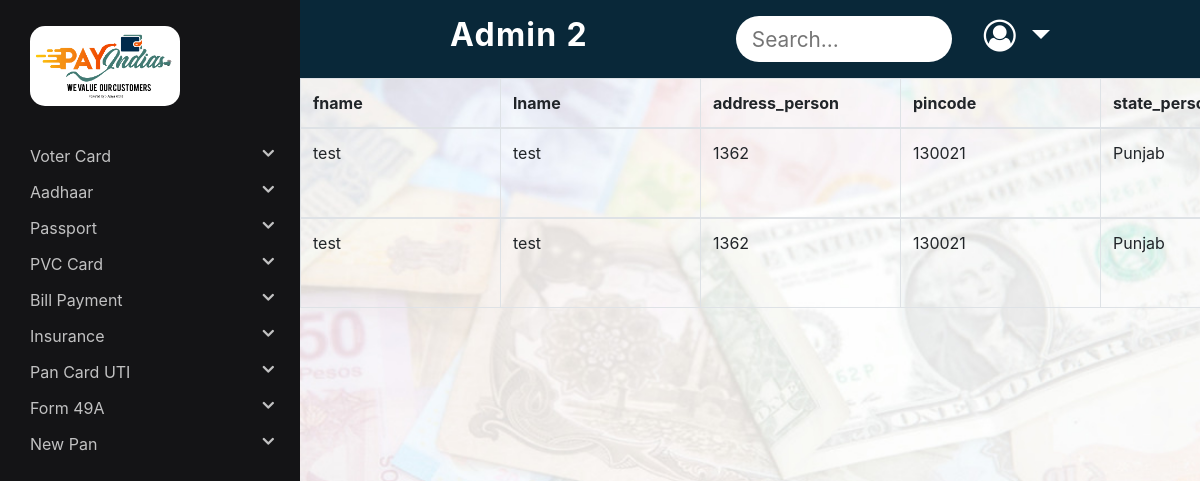
The app's page /Admin/insurancePending.php (signed in) with its own data.
### tables this page shows
CREATE TABLE `insurance` (
  `id` int(11) NOT NULL,
  `fname` varchar(100) NOT NULL,
  `lname` varchar(100) NOT NULL,
  `address_person` varchar(400) NOT NULL,
  `pincode` int(10) NOT NULL,
  `state_person` varchar(50) NOT NULL,
  `district` varchar(50) NOT NULL,
  `city` varchar(100) NOT NULL,
  `nfname` varchar(100) NOT NULL,
  `nlname` varchar(100) NOT NULL,
  `relation` varchar(50) NOT NULL,
  `email` varchar(100) NOT NULL,
  `phone` varchar(12) NOT NULL,
  `typev` varchar(50) NOT NULL,
  `typeu` varchar(50) NOT NULL,
  `registation` varchar(100) NOT NULL,
  `yyear` int(20) NOT NULL,
  `ddate` varchar(50) NOT NULL,
  `nname` varchar(50) NOT NULL,
  `model` varchar(50) NOT NULL,
  `enginno` varchar(50) NOT NULL,
  `chassisno` varchar(50) NOT NULL,
  `loan` varchar(10) NOT NULL,
  `bankname` varchar(100) NOT NULL,
  `enginCap` varchar(100) NOT NULL,
  `pai` varchar(100) NOT NULL,
  `lil` varchar(100) NOT NULL,
  `adhaar` varchar(30) NOT NULL,
  `registry` varchar(100) NOT NULL,
  `conf1` varchar(100) NOT NULL,
  `conf2` varchar(100) NOT NULL,
  `comments` varchar(500) NOT NULL,
  `r_id` varchar(100) NOT NULL,
  `status` varchar(10) NOT NULL DEFAULT 'false'
);

### Admin/insurancePending.php (the view, shortened to what this page needs)
<?php
$conn = mysqli_connect('localhost', 'root', '', 'payindia');
$sql = "SELECT * FROM insurance where status='false'";
$result = mysqli_query($conn, $sql);
$ans = mysqli_fetch_all($result, MYSQLI_ASSOC);
?>
<!DOCTYPE html>
<html lang="en">
<head>
	<link rel="stylesheet" href="https://cdnjs.cloudflare.com/ajax/libs/font-awesome/4.7.0/css/font-awesome.min.css">
	<link rel="stylesheet" href="https://maxcdn.bootstrapcdn.com/bootstrap/4.5.2/css/bootstrap.min.css">
	<link rel="stylesheet" type="text/css" href="../Distributor/style.css">
</head>
<body>
	<?php include("sidenav2.php"); ?>
	<?php include("navbar2.php"); ?>
	<div class="col-12 padding-sidenav pr-md-0 main-index">
		<div class="table-responsive">
			<?php if (sizeof($ans) > 0) { ?>
				<table class="table table-bordered" id="datatable">
					<thead>
						<tr>
							<th scope="col">fname</th>
							<th scope="col">lname</th>
							<th scope="col">address_person</th>
							<th scope="col">pincode</th>
							<th scope="col">state_person</th>
						</tr>
					</thead>
					<?php
					for ($x = 0; $x < sizeof($ans); $x++) {
					?>
						<tbody>
							<tr>
								<td>
									<p><?php echo $ans[$x]['fname']; ?></p>
								</td>
								<td>
									<p><?php echo $ans[$x]['lname']; ?></p>
								</td>
								<td>
									<p><?php echo $ans[$x]['address_person']; ?></p>
								</td>
								<td>
									<p><?php echo $ans[$x]['pincode']; ?></p>
								</td>
								<td>
									<p><?php echo $ans[$x]['state_person']; ?></p>
								</td>
							</tr>
					<?php
					}
				} else {
					echo "<h2>There is no data</h2>";
				}
					?>
						</tbody>
				</table>
		</div>
	</div>
</body>
</html>

### Distributor/style.css (style rules this page uses)
body { height: 100vh; width: 100vw; background: url('../images/commonBG.jpeg') no-repeat; background-position: center center; background-attachment: fixed; background-size: cover; }
body { background-color: #ededed; }
.main-index { padding-bottom: 3rem; z-index: 50; }
@media (min-width: 768px) { .padding-sidenav { padding-left: 300px !important; } }
tr, th { min-width: 200px; }

### records on screen
insurance: fname "test", lname "test", address_person "1362", pincode "130021", state_person "Punjab"
insurance: fname "test", lname "test", address_person "1362", pincode "130021", state_person "Punjab"
